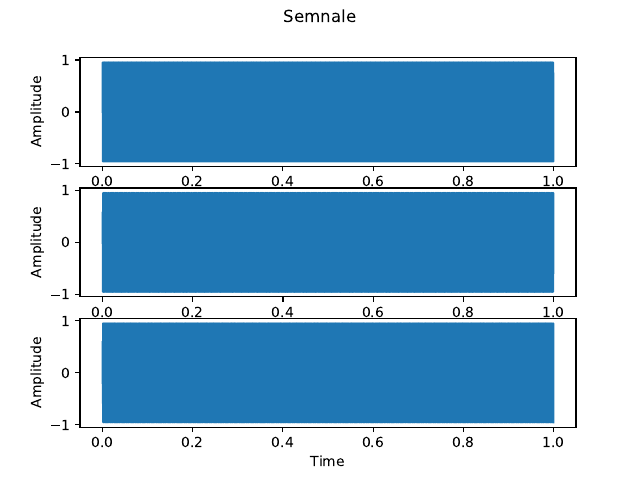

Source code (Python):
import numpy as np
import matplotlib.pyplot as pl

fig,axs=pl.subplots(3)
fig.suptitle("Semnale")
for ax in axs:
    ax.set_xlabel("Time")
    ax.set_ylabel("Amplitude")

time=np.arange(0,1,1/10000)

def a(t):
    return np.sin(2000* np.pi * t)
atime=a(time)
axs[0].plot(time,atime)
btime=[atime[i] for i in range(0,len(atime),4)]
time2=[time[i] for i in range(0,len(time),4)]

axs[1].plot(time2,btime)
ctime=[atime[i] for i in range(1,len(atime),4)]
time3=[time[i] for i in range(1,len(time),4)]

axs[2].plot(time3,ctime)

#difera frecventa de esantionare


fig.show()
pl.savefig('ex7.pdf')

pl.show()
